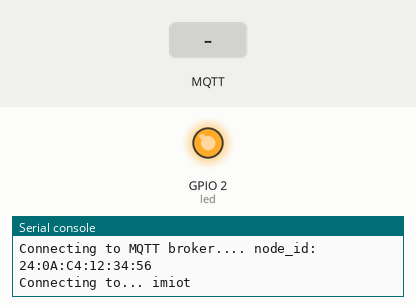
This program was run on a simulated ESP8266 board running MicroPython. Parts: output pins drawn as LEDs (lit = HIGH, except the on-board LED, lit = LOW), the last lines printed to the serial console. Inputs (shaded band) come from the test bench. A reset restarts the program; no MQTT or app messages arrive unless stated; the clock reads 2024-03-15 10:24:30 at power-on unless the program sets it.

Above: at 0.1 s.
At 3.2 s:
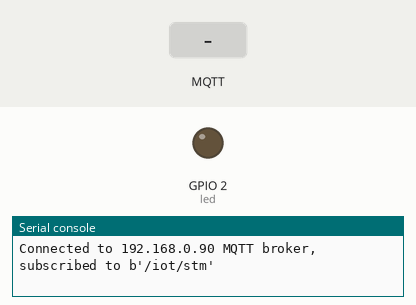
3.3 s: MQTT message "pins" arrives on the first subscribed topic
Timing chart, 0 to 6.3 s (numbered marks = the images above; inputs shaded):
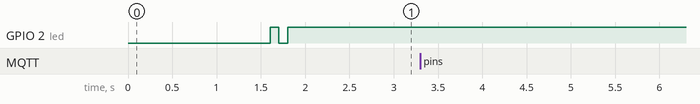

The program:

app.py
```python
import config
import gc
import time
import machine
from common.wifi import connect_wifi
from lib.umqtt import MQTTClient
from probe import probe

client = None

def connect(sleep=0, reset=False):
    if reset:
        machine.reset()

    global client
    print('Connecting to MQTT broker.... node_id: %s' % config.node_id)
    time.sleep(sleep)
    try:
        connect_wifi(config.wifi_ssid, config.wifi_pass, check=True)
        client = MQTTClient(config.node_id, server=config.mqtt_host, port=config.mqtt_port)
        client.set_callback(probe)
        client.connect()
        client.subscribe(config.sub_topic)
        print('Connected to %s MQTT broker, subscribed to %s' % (config.mqtt_host, config.sub_topic))
    except OSError:
        pass
    except Exception as e:
        print(e)

connect()
beat_time = time.time()
gc_time = time.time()

while True:
    try:
        client.check_msg()

        # publish heart beat signal
        if (time.time() - beat_time) > 1:
            beat_time = time.time()
            client.publish(config.heartbeat_topic, config.node_id.encode())

        # call garbage collector
        if (time.time() - gc_time) > 10:
            gc_time = time.time()
            gc.collect()
    except OSError as e:
        connect(1, reset=True)
    except Exception as e:
        print(e)
        time.sleep(5)
        machine.reset()
        
```

config.py
```python
import network
import ubinascii

node_id = ubinascii.hexlify(network.WLAN().config('mac'),':').decode().upper()
wifi_ssid = 'imiot'
wifi_pass = 'super_secret'
mqtt_host = '192.168.0.90'
mqtt_port = 1883
sub_topic = b'/iot/stm'
pub_topic = b'/iot/%s/mts' % node_id
log_topic = b'%s/logs' % pub_topic
pin_state_topic = b'%s/pins' % pub_topic
heartbeat_topic = b'%s/heartbeat' % pub_topic
```

wifi.py
```python
from .blink import blink, led

def connect_wifi(ssid, password, check=False, scan=False, timeout=10):
    import network
    import time

    st = network.WLAN(network.STA_IF)
    st.active(True)

    if check and st.isconnected():
        return True

    if scan:
        print("Scanning wifi...")
        networks = st.scan()
        AUTHMODE = {0: "open", 1: "WEP", 2: "WPA-PSK", 3: "WPA2-PSK", 4: "WPA/WPA2-PSK"}
        for i, (found_ssid, bssid, channel, rssi, authmode, hidden) in enumerate(sorted(networks, key=lambda x: x[3], reverse=True)):
            found_ssid = found_ssid.decode('utf-8')
            print("%s. ssid: %s chan: %d rssi: %d authmode: %s" % (i+1, found_ssid, channel, rssi, AUTHMODE.get(authmode, '?')))

            if found_ssid.lower().startswith(ssid.lower()):
                # connect to wifi if partial name matches
                print("Connecting to...", found_ssid)
                st.connect(found_ssid, password)
                break
    else:
        print("Connecting to...", ssid)
        st.connect(ssid, password)

    led.off()
    t = time.ticks_ms()
    while not st.isconnected():
        if time.ticks_diff(time.ticks_ms(), t) > (timeout*1000):
            blink(2, s=0.5)
            print("Timeout. Could not connect.")
            st.disconnect()
            return False

    blink(2)
    print('network config:', st.ifconfig())
    return st.isconnected()

def disconnect_wifi():
    import network
    st = network.WLAN(network.STA_IF)
    st.disconnect()
    st.active(False)
    blink(1)
    print("Wifi Disconnected")
    return True
```

probe.py
```python
import config
import ujson
from machine import Pin, PWM
import time

pins = {
    "D0": Pin(16),
    "D1": Pin(5),
    "D2": Pin(4),
    "D3": Pin(0),
    "D4": Pin(2),
    "D5": Pin(14),
    "D6": Pin(12),
    "D7": Pin(13),
    "D8": Pin(15),
}

def update_pin_state(client, topic, msg):
    # switch pins on or off
    recv_pin_state = msg.get('pins', {})
    for (k,v) in recv_pin_state.items():
        try:
            pins[k].value(v)
        except Exception as e:
            print(e)

    # publish pins state
    p = {k: v.value() for (k,v) in pins.items()}
    client.publish(config.pin_state_topic, ujson.dumps(p))

def probe(client, topic, msg):
    # decode message and get node_id
    msg = ujson.loads(msg)
    node_id = msg.get('node_id', 'all')

    # filter messages based on node_id
    if node_id not in [config.node_id, 'all']:
        return

    # log filtered messages
    print(topic, msg)
    client.publish(config.log_topic, ujson.dumps(msg))

    # callbacks for actions
    if msg.get('action') == 'switch':
        update_pin_state(client, topic, msg)
```

blink.py
```python
from machine import Pin
from time import sleep

led = Pin(2, Pin.OUT); led.on()

def blink(n=1, s=0.1, start_off=True, stop_off=True):
    # blink onboard led based on given paremeters
    led.on() if stop_off else led.off()
    for i in range(n):
        if start_off:
            led.off(); sleep(s); led.on()
        else:
            led.on(); sleep(s); led.off()
        if i <= n: sleep(s)
    led.on() if stop_off else led.off()
```
